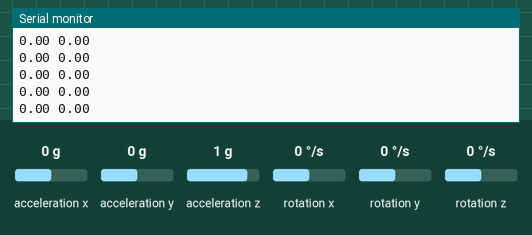
Recording of a sketch running on a simulated Arduino Uno, built with avr-gcc and run on an emulated ATmega328P. On the bench: the last lines printed to the serial monitor. Wiring (inferred from the names in the program): MPU-6050 motion sensor at I2C address 0x68. Inputs (shaded band) come from the test bench; at power-on: acceleration x 0 g, rotation z 0 °/s, acceleration y 0 g, acceleration z 1 g, rotation x 0 °/s, rotation y 0 °/s.

Above: at 3.5 s.
3.6 s: acceleration x set to -1.4 g
At 4.6 s:
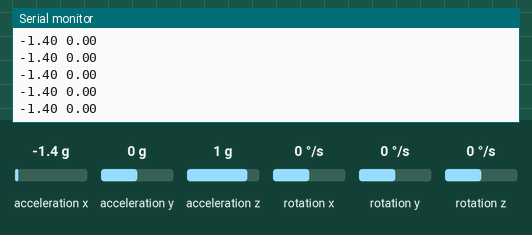
5.1 s: rotation z set to -192 °/s
At 6.0 s:
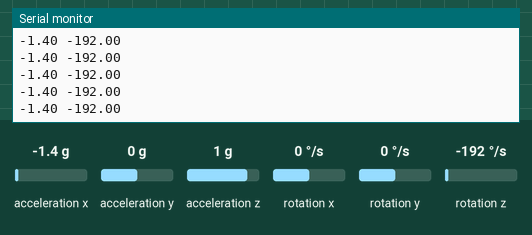
8.1 s: acceleration x set to -0.8 g
At 8.9 s:
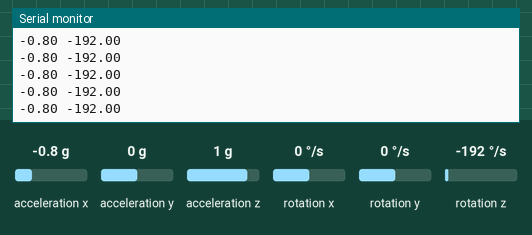
Timing chart, 0 to 11.1 s (numbered marks = the images above; inputs shaded):
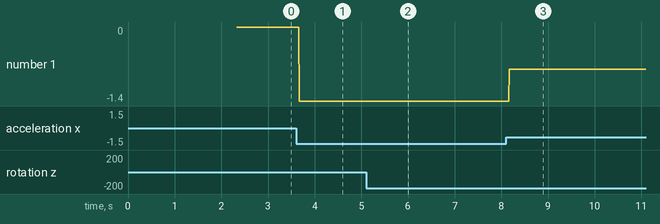

The sketch:

Single_IMU_Check.ino
```cpp
 #include <Wire.h>

/*Vars bby*/
const float GYRO_SENSITIVITY_SCALE_FACTOR = 131.0; //for 200 degrees / sec
const int MPU6050_ADDR = 0b1101000;
const byte PWR_REG_ADDR = 0x6B;
const byte GYRO_CONFIG_REG_ADDR = 0x1B;
const byte GYRO_READ_START_ADDR = 0x43;

float gyrVals[3];
float accVals[3];
float offsets[3];
float offsets_accl[3];
float rotX;
float prevRotX=0;
float netAngles[3];
float accAngles[2];

int i;
unsigned long prevTime=0,currentTime;

float offsetVal;
const int noOfSamplesForOffset = 1000;

void setup() {
  // put your setup code here, to run once:
  Serial.begin(9600);
  while(!Serial);

  /*offsetting*/
  gyroSetup();
  float totalValX = 0;
  float totalValY = 0;
  float totalValZ = 0;
  for (int i=0; i< noOfSamplesForOffset; i++){
    readGyroX();
    //Serial.println(rotX);
    totalValX += (gyrVals[0]);
    totalValY += gyrVals[1];
    totalValZ += gyrVals[2];
  }//end of for
  offsets[0] = totalValX/1000;
  offsets[1] = totalValY/1000;
  offsets[2] = totalValZ/1000;

  totalValX = 0;
  totalValY = 0;
  totalValZ = 0;
  for (int k = 0; k < noOfSamplesForOffset; k++){
    readAccData();
    float accAngleX = (atan2(accVals[1], accVals[2]) * 180 / PI); //maybe offset could be fixed)
    float accAngleY = (atan2(-1*accVals[0], accVals[2])*180/PI);
    totalValX += accAngleX;
    totalValY += accAngleY;
  }
  offsets_accl[0] = totalValX/noOfSamplesForOffset;
  offsets_accl[1] = totalValY/noOfSamplesForOffset;


  prevTime = millis();

  //IMU Setup completed

}

void loop() {
  // put your main code here, to run repeatedly:
  updateAngleVals();
  Serial.print(accVals[0]);
  Serial.print(" ");
  Serial.print(gyrVals[2]);
  Serial.println();
}

void updateAngleVals(){
   readGyroX(); //transition this into interrupt based read, running updates on its own time so likely to get better more updated values?
   readAccData();
   currentTime = millis();
   double dt = (currentTime - prevTime)/1000.0;
   prevTime = currentTime;
   //Serial.println(sqrt(pow(accVals[0],2) + pow(accVals[2],2)));
   float accAngleX = (atan2(accVals[1], accVals[2]) * 180 / PI) - offsets_accl[0]; //maybe offset could be fixed)
   float accAngleY = (atan2(-1*accVals[0], accVals[2]) * 180/PI) - offsets_accl[1];
   for (int y = 0; y < 3; y++){
      netAngles[y] = netAngles[y] + (gyrVals[y] - offsets[y])*dt;
   }
   /*
   Serial.print((int)netAngles[1]);
   Serial.print(" ");
   Serial.print((int)accAngleX);
   Serial.print(" ");*/
   if (abs(netAngles[0] - accAngleX) <= 5){
      netAngles[0] = (0.9*netAngles[0]) + (0.1*accAngleX);
   }
}
void readGyroX(){
  Wire.beginTransmission(MPU6050_ADDR);
  Wire.write(0x43);  // starting with register 0x3B (ACCEL_XOUT_H)
  Wire.endTransmission(false);
  Wire.requestFrom(MPU6050_ADDR, 6,true);
  int16_t gyroX=Wire.read()<<8|Wire.read();  // 0x43 (GYRO_XOUT_H) & 0x44 (GYRO_XOUT_L)
  int16_t gyroY=Wire.read()<<8|Wire.read();
  int16_t gyroZ=Wire.read()<<8|Wire.read();
  gyrVals[0] = gyroX/131.0;
  gyrVals[1] = gyroY/131.0;
  gyrVals[2] = gyroZ/131.0;
  //return gyroX / GYRO_SENSITIVITY_SCALE_FACTOR;
}
void readAccData(){
  Wire.beginTransmission(MPU6050_ADDR);
  Wire.write(0X3B);
  Wire.endTransmission(false);
  Wire.requestFrom(MPU6050_ADDR, 6, true);
  float acc_x = Wire.read()<<8|Wire.read();
  float acc_y = Wire.read()<<8|Wire.read();
  float acc_z = Wire.read()<<8|Wire.read();
  accVals[0] = acc_x/16384.0;
  accVals[1] = acc_y/16384.0;
  accVals[2] = acc_z/16384.0;
}
void gyroSetup(){
 Wire.begin();
 Wire.beginTransmission(0x68);
 Wire.write(0x6B);//Access the power register
 Wire.write((byte)0x00);
 Wire.endTransmission();

  //Gyro Config
 Wire.beginTransmission(0x68);
 Wire.write(0x1B);
 Wire.write((byte)0x00);
 Wire.endTransmission();
}
```

Measured:
- after the input at 3.6 s, the serial monitor: prints a new line after 0.07 s (image 1)
- after the input at 5.1 s, the serial monitor: prints a new line after 0.08 s (image 2)
- after the input at 8.1 s, the serial monitor: prints a new line after 0.07 s (image 3)
- plotted number 1: 0 → -1.4 after the input at 3.6 s, -1.4 → -0.8 after the input at 8.1 s
